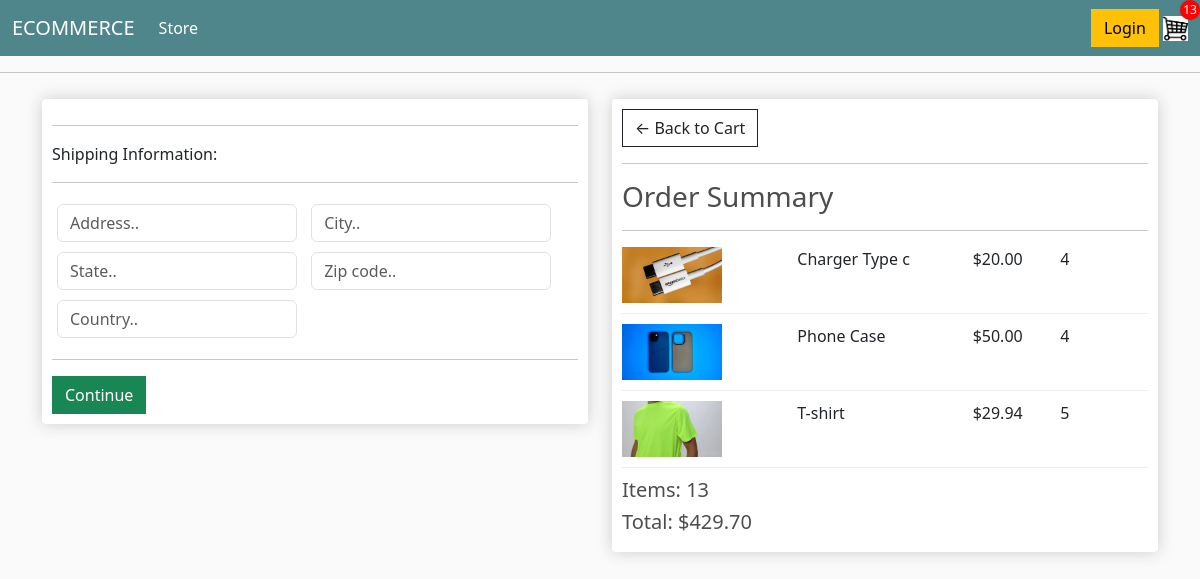
Screenshot of /checkout/ (signed in) with the database file from the repository.
### store/models.py (models this page shows, shortened)
class OrderItem(models.Model):
    order = models.ForeignKey(Order, on_delete=models.SET_NULL, blank=True, null=True)
    product = models.ForeignKey(Product, on_delete=models.SET_NULL, blank=True, null=True)
    quantity = models.IntegerField(default=0, null=True, blank=True)
    date_added = models.DateTimeField(auto_now_add=True)
    @property
    def get_total(self):
        total = self.product.price * self.quantity
        return total

class Product(models.Model):
    name = models.CharField(max_length=200, null=True)
    price = models.DecimalField(max_digits=7, decimal_places=2)
    digital = models.BooleanField(default=False, null=True, blank=False)
    image = models.ImageField(null=True, blank=True)
    @property
    def imageURL(self):
        try:
            url = self.image.url
        except:
            url = ''
        return url

class Order(models.Model):
    customer = models.ForeignKey(Customer, on_delete=models.SET_NULL, null=True, blank=False)
    date_ordered = models.DateTimeField(auto_now_add=True)
    complete = models.BooleanField(default=False, null=True, blank=False)
    transaction_id = models.CharField(max_length=100, null=True)
    @property
    def shipping(self):
        shipping = False
        orderitems = self.orderitem_set.all()
        for i in orderitems:
            if i.product.digital == False:
                shipping = True
        return shipping
    @property
    def get_cart_items(self):
        orderitems = self.orderitem_set.all()
        total = sum([item.quantity for item in orderitems])
        return total
    @property
    def get_cart_total(self):
        orderitems = self.orderitem_set.all()
        total = sum([item.get_total for item in orderitems])
        return total

### store/views.py (the view)
# urls.py: path('checkout/', views.checkout, name="checkout"),
def checkout(request):
    data = cartData(request)
    cartItems = data['cartItems']
    order =  data['order']
    items = data['items']
    context = {'items': items, 'order': order, 'cartItems': cartItems}
    return render(request, 'store/checkout.html', context)

### store/utils.py (called while the page is built)
def cartData(request):
    if request.user.is_authenticated:
        customer = request.user.customer
        order, created = Order.objects.get_or_create(customer=customer, complete=False)
        items = order.orderitem_set.all()
        cartItems = order.get_cart_items
    else:
        cookieData = cookieCart(request)
        cartItems = cookieData['cartItems']
        order = cookieData['order']
        items = cookieData['items']
    return{'cartItems': cartItems, 'order': order, 'items': items}

### store/templates/store/checkout.html (shortened to what this page needs)
{% extends "store/main.html" %}
{% load static %}
{% block content %}
<div class="row">
    <div class="col-lg-6">
        <div class="box-element" id="form-wrapper">
            <form id="form">
                <div id="shipping-info">
                    <hr>
                    <p>Shipping Information:</p>
                    <hr>
                    <div class="form-field">
                        <input class="form-control" type="text" name="address" placeholder="Address..">
                    </div>
                    <div class="form-field">
                        <input class="form-control" type="text" name="city" placeholder="City..">
                    </div>
                    <div class="form-field">
                        <input class="form-control" type="text" name="state" placeholder="State..">
                    </div>
                    <div class="form-field">
                        <input class="form-control" type="text" name="zipcode" placeholder="Zip code..">
                    </div>
                    <div class="form-field">
                        <input class="form-control" type="text" name="country" placeholder="Country..">
                    </div>
                </div>
                <hr>
                <input id="form-button" class="btn btn-success btn-block" type="submit" value="Continue">
            </form>
        </div>
        <br>
    </div>
    <div class="col-lg-6">
        <div class="box-element">
            <a class="btn btn-outline-dark" href="{% url 'cart' %}">← Back to Cart</a>
            <hr>
            <h3>Order Summary</h3>
            <hr>
            {% for item in items %}
            <div class="cart-row">
                <div style="flex:2"><img class="row-image" src="{{ item.product.imageURL }}"></div>
                <div style="flex:2"><p>{{ item.product.name }}</p></div>
                <div style="flex:1"><p>${{ item.product.price }}</p></div>
                <div style="flex:1"><p>{{ item.quantity }}</p></div>
            </div>
            {% endfor %}
            <h5>Items: {{ order.get_cart_items }}</h5>
            <h5>Total: ${{ order.get_cart_total|floatformat:2 }}</h5>
        </div>
    </div>
</div>
{% endblock content %}

### static/css/main.css (style rules this page uses)
body { background-color: hsl(0, 0%, 98%); }
h1,h2,h3,h4,h5,h6 { color:hsl(0, 0%, 30%); }
.box-element { box-shadow:hsl(0, 0%, 80%) 0 0 16px; background-color: #fff; border-radius: 4px; padding: 10px; }
.col-lg-4, .col-lg-6, .col-lg-8, .col-lg-12 { margin-top: 10px; }
.btn { border-radius: 0; }
.row-image { width: 100px; }
.form-field { width:250px; display: inline-block; padding: 5px; }
.cart-row { display: flex; align-items: flex-stretch; padding-bottom: 10px; margin-bottom: 10px; border-bottom: 1px solid #ececec; }

### rows the page displays
OrderItem: product.imageURL (picture), product.name "Charger Type c", product.price "20.00", quantity "4"
OrderItem: product.imageURL (picture), product.name "Phone Case", product.price "50.00", quantity "4"
OrderItem: product.imageURL (picture), product.name "T-shirt", product.price "29.94", quantity "5"
Order: get_cart_items "13", get_cart_total "429.70"

### other values shown
{{ cartItems }} "13"
